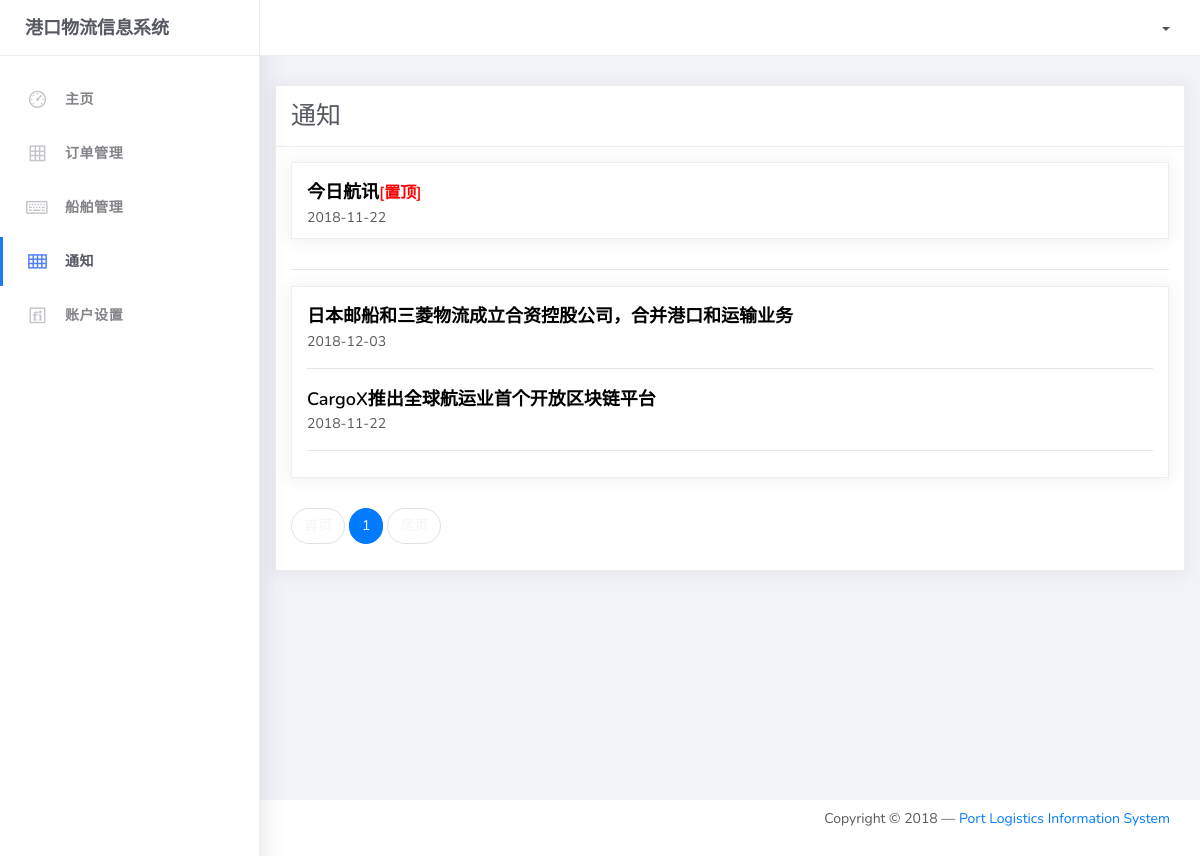
The app's page /notification/list/1, older data.
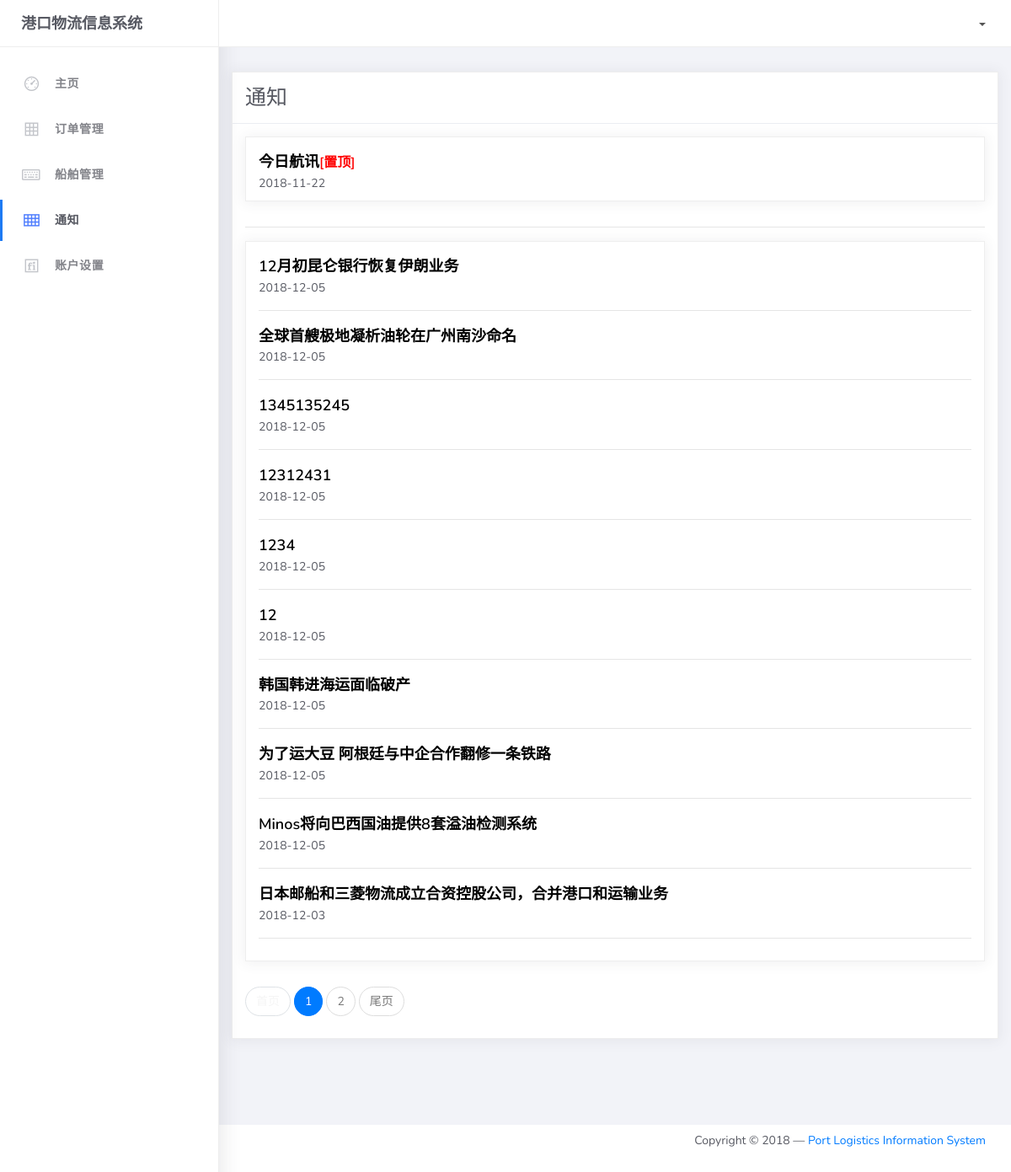
The same page, newer data.
### notification/models.py (models this page shows, shortened)
class Notification(models.Model):
    title = models.CharField(max_length=50)
    content = models.TextField()  # Text长文本字段，可以写很多内容
    publish_time = models.DateTimeField(auto_now_add=True)  # 日期，新增自动写入
    recommend = models.BooleanField(default=False) #置顶
    class Meta:
        ordering = ['-publish_time']

### notification/views.py (the view)
# urls.py: path('notification/', include("notification.urls")),
def notification(request, page_num):
    page = Paginator(Notification.objects.filter(recommend=False), per_page=10)
    articles = page.page(page_num)
    top_articles = Notification.objects.filter(recommend=True)
    content = {"articles": articles, "top_articles":top_articles, 'page_num':page_num, 'count':page.count//10+1}
    return render(request, "notification.html", content)

### login/templates/notification.html (shortened to what this page needs)
{% extends 'index.html' %}
{% block sidebar %}
	<li class="nav-item">
		<a href="{% url 'homepage' %}">
			<i class="la la-dashboard"></i>
			<p>主页</p>
		</a>
	</li>
	<li class="nav-item">
		<a href="{% url 'order' %}">
			<i class="la la-table"></i>
			<p>订单管理</p>
		</a>
	</li>
	<li class="nav-item">
		<a href="{% url 'ships' %}">
			<i class="la la-keyboard-o"></i>
			<p>船舶管理</p>
		</a>
	</li>
	<li class="nav-item active">
		<a href="notification/list/1">
			<i class="la la-th"></i>
			<p>通知</p>
		</a>
	</li>
	<li class="nav-item">
		<a href="{% url 'profile' %}">
			<i class="la la-fonticons"></i>
			<p>账户设置</p>
		</a>
	</li>
{% endblock %}
{% block main-panel %}
    <div class="content">
        <div class="card">
          <h5 class="card-header">通知</h5>
          <font class="card-body">
                <div class="card">
                      <div class="card-body">
              {% for article in top_articles %}
                          <h4 class="card-title" ><a href="{% url 'detail' article.id %}?infer={{ page_num }}"><font color="black">{{ article.title }}</font></a><font size="3" color="red">[置顶]</font></h4>
                           {{ article.publish_time|date:"Y-m-d" }}
              {% endfor %}
                     </div>
                </div>
                 <hr>
               <div class="card">
                      <div class="card-body">
              {% for article in articles %}
                          <h4 class="card-title"><a href="{% url 'detail' article.id %}?infer={{ page_num }}"><font color="black">{{ article.title }}</font></a></h4>
                           {{ article.publish_time|date:"Y-m-d" }}
                          <hr>
              {% endfor %}
                      </div>
              </div>
              <nav aria-label="Page navigation example">
              <ul class="pagination">
                  {% if page_num == 1 %}
                <li class="page-item disabled">
                  <a class="page-link" href="#"><font color="#f5f5f5">首页</font></a>
                </li>
                  {% else %}
                <li class="page-item">
                  <a class="page-link" href="{% url 'notification' 1 %}">首页</a>
                </li>
                  {% endif %}
                <li class="page-item active">
                  <a class="page-link" href="#">{{ page_num }}<span class="sr-only">(current)</span></a>
                </li>
                  {% if page_num|add:1 > count %}
                  {% else %}
                <li class="page-item"><a class="page-link" href="{% url 'notification' page_num|add:1 %}">{{ page_num|add:1 }}</a></li>
                  {% endif %}
                  {% if page_num == count %}
                <li class="page-item disabled">
                  <a class="page-link" href="#"><font color="#f5f5f5">尾页</font></a>
                </li>
                  {% else %}
                <li class="page-item">
                  <a class="page-link" href="{% url 'notification' count %}">尾页</a>
                </li>
                  {% endif %}
              </ul>
            </nav>
        </div>
    </div>
{% endblock %}

### login/templates/index.html (shortened to what this page needs)
{% load staticfiles %}
<!DOCTYPE html>
<html>
<head>
	<link rel="stylesheet" href="{% static 'assets/css/bootstrap.min.css'%}">
	<link rel="stylesheet" href="{% static 'assets/css/ready.css'%}">
	<link rel="stylesheet" href="{% static 'assets/css/demo.css'%}">
</head>
<body>
	<div class="wrapper">
		<div class="main-header">
			<div class="logo-header">
				<a href="index.html" class="logo">
					港口物流信息系统
				</a>
			</div>
			<nav class="navbar navbar-header navbar-expand-lg">
				<div class="container-fluid">
					<ul class="navbar-nav topbar-nav ml-md-auto align-items-center">
						<li class="nav-item dropdown">
							<a class="dropdown-toggle profile-pic" data-toggle="dropdown" href="#" aria-expanded="false"> <span >{{ user.username }}</span> </a>
							</li>
						</ul>
					</div>
				</nav>
			</div>
			<div class="sidebar">
				<div class="scrollbar-inner sidebar-wrapper">
					<ul class="nav">
                    {% block sidebar %}{% endblock %}
					</ul>
				</div>
			</div>
			<div class="main-panel">
                {% block main-panel %}{% endblock %}
				</div>
				<footer class="footer">
					<div class="container-fluid">
						<nav class="pull-left">
							<ul class="nav">
								<li class="nav-item">
									<a class="nav-link" href="#">
									</a>
								</li>
							</ul>
						</nav>
						<div class="copyright ml-auto">
							Copyright © 2018 —  <a href="#">Port Logistics Information System</a>
					    </div>
                    </div>
				</footer>
			</div>
</body>
</html>

Row changes from the older to the newer data that the page shows:
no longer on this page (row unchanged): Notification: title "CargoX推出全球航运业首个开放区块链平台", publish_time "2018-11-22"
added Notification: title "12月初昆仑银行恢复伊朗业务", publish_time "2018-12-05"
added Notification: title "全球首艘极地凝析油轮在广州南沙命名", publish_time "2018-12-05"
added Notification: title "1345135245", publish_time "2018-12-05"
added Notification: title "12312431", publish_time "2018-12-05"
added Notification: title "1234", publish_time "2018-12-05"
added Notification: title "12", publish_time "2018-12-05"
added Notification: title "韩国韩进海运面临破产", publish_time "2018-12-05"
added Notification: title "为了运大豆 阿根廷与中企合作翻修一条铁路", publish_time "2018-12-05"
added Notification: title "Minos将向巴西国油提供8套溢油检测系统", publish_time "2018-12-05"
Text that changed along with them:
{{ page_num|add:1 }}: (not shown) → "2"
text now shown: "尾页"
